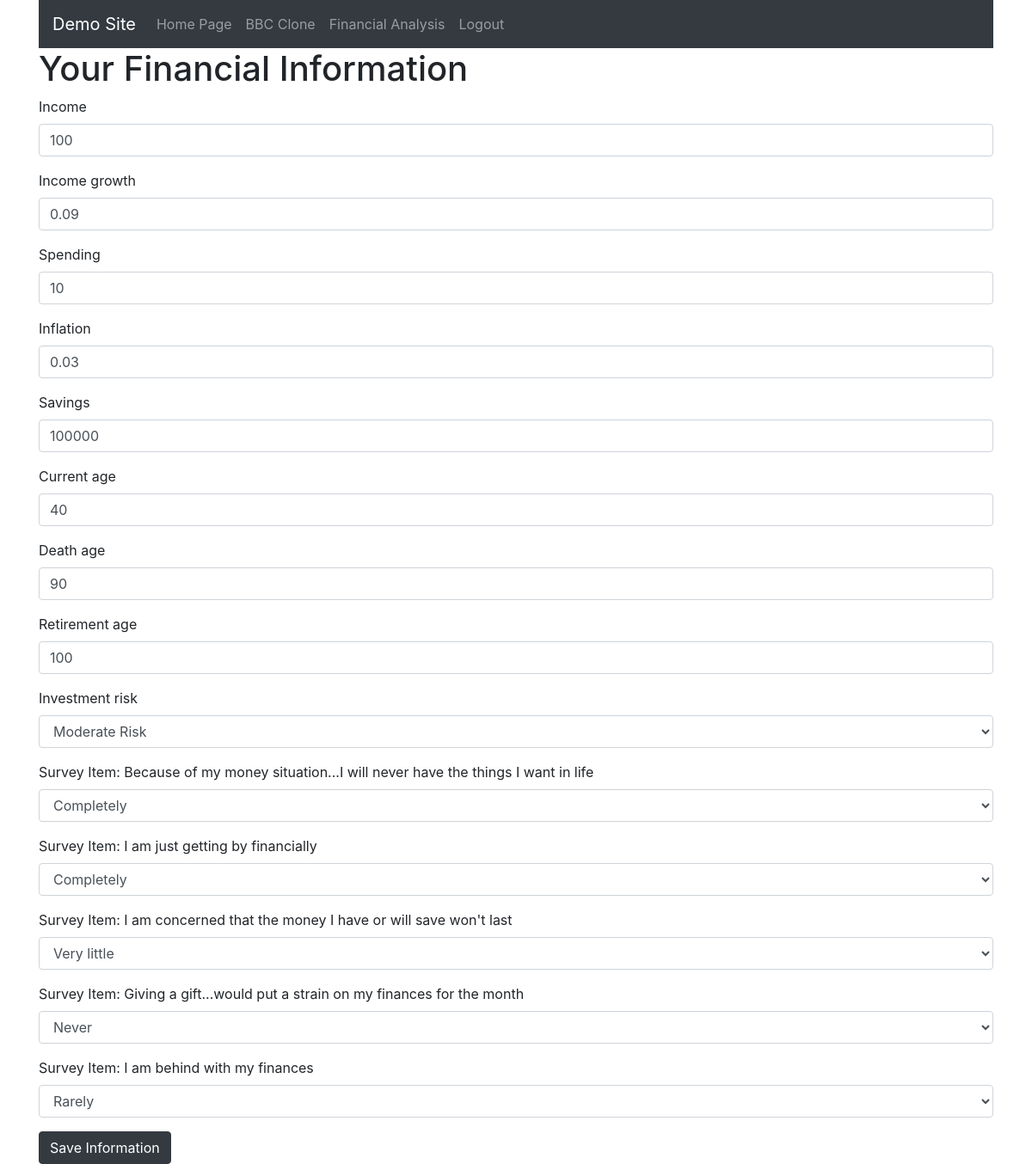
Page /finance/update/orcadvanced/ (signed in) on the committed database.
### finance/models.py (models this page shows, shortened)
class FinancialInfo(models.Model):
    user=models.OneToOneField(User, on_delete=models.CASCADE, related_name='financial_info')
    slug=models.SlugField(allow_unicode=True, null=True, default=None)
    income=models.PositiveIntegerField()
    income_growth=models.FloatField()
    spending=models.PositiveIntegerField()
    inflation=models.FloatField()
    savings=models.PositiveIntegerField()
    current_age=models.PositiveIntegerField()
    death_age=models.PositiveIntegerField()
    retirement_age=models.PositiveIntegerField()
    investment_risk_choices=[(1,'Extremely Safe'),
                             (3, 'Low Risk'),
                             (5, 'Moderate Risk'),
                             (7, 'Risky'),
                             (9, 'Very Risky')
                            ]
    investment_risk=models.PositiveIntegerField(choices=investment_risk_choices, default=1)
    FWB1_3_choices= list(zip(['Not at all','Very little','Somewhat','Very well','Completely','Refused'],['Not at all','Very little','Somewhat','Very well','Completely','Refused']))
    FWB1_5_choices= list(zip(['Not at all','Very little','Somewhat','Very well','Completely','Refused'],['Not at all','Very little','Somewhat','Very well','Completely','Refused']))
    FWB1_6_choices= list(zip(['Not at all','Very little','Somewhat','Very well','Completely','Refused'],['Not at all','Very little','Somewhat','Very well','Completely','Refused']))
    FWB2_1_choices= list(zip(['Never','Rarely', 'Sometimes', 'Often', 'Always', 'Refused'],['Never','Rarely', 'Sometimes', 'Often', 'Always', 'Refused']))
    FWB2_3_choices= list(zip(['Never','Rarely', 'Sometimes', 'Often', 'Always', 'Refused'],['Never','Rarely', 'Sometimes', 'Often', 'Always', 'Refused']))
    FWB1_3=models.CharField(max_length=300, choices=FWB1_3_choices, default='Refused')
    FWB1_5=models.CharField(max_length=300, choices=FWB1_5_choices, default='Refused')
    FWB1_6=models.CharField(max_length=300, choices=FWB1_6_choices, default='Refused')
    FWB2_1=models.CharField(max_length=300, choices=FWB2_1_choices, default='Refused')
    FWB2_3=models.CharField(max_length=300, choices=FWB2_3_choices, default='Refused')

### finance/views.py (the view, shortened to what this page needs)
# urls.py: path('update/<slug>/', views.FinanceUpdateView.as_view(), name='update'),
class FinanceUpdateView(LoginRequiredMixin,UpdateView):
    form_class=FinancialInfoForm
    model=FinancialInfo
    template_name='finance/input_financial_info.html'
    success_url=reverse_lazy('finance:index')

### finance/forms.py (shortened to what this page needs)
class FinancialInfoForm(forms.ModelForm):
    current_age=forms.IntegerField(validators=[validators.MinValueValidator(1), validators.MaxValueValidator(120)])
    death_age=forms.IntegerField(validators=[validators.MinValueValidator(1), validators.MaxValueValidator(120)])
    retirement_age=forms.IntegerField(validators=[validators.MinValueValidator(1), validators.MaxValueValidator(120)])
    class Meta:
        exclude=['user', 'slug']
        model=FinancialInfo
    def __init__(self, *args,**kwargs):
        super().__init__(*args,**kwargs)
        for p in encoding_order:
            self.fields[p].label='Survey Item: '+predictor_description[p]

### finance/templates/finance/input_financial_info.html (shortened to what this page needs)
{% extends 'base.html' %}
{% load bootstrap4 %}
{% block content_block %}
<h1>Your Financial Information</h1>
<form method='POST'>
    {% bootstrap_form form %}
    {% buttons %}
    <button class='btn btn-dark'>Save Information</button>
    {% endbuttons %}
</form>
{% endblock %}

### rows in the picture
FinancialInfo: income "100", income_growth "0.09", spending "10", inflation "0.03", savings "100000", current_age "40", death_age "90", retirement_age "100", investment_risk "Moderate Risk", FWB1_3 "Completely", FWB1_5 "Completely", FWB1_6 "Very little", FWB2_1 "Never", FWB2_3 "Rarely"
